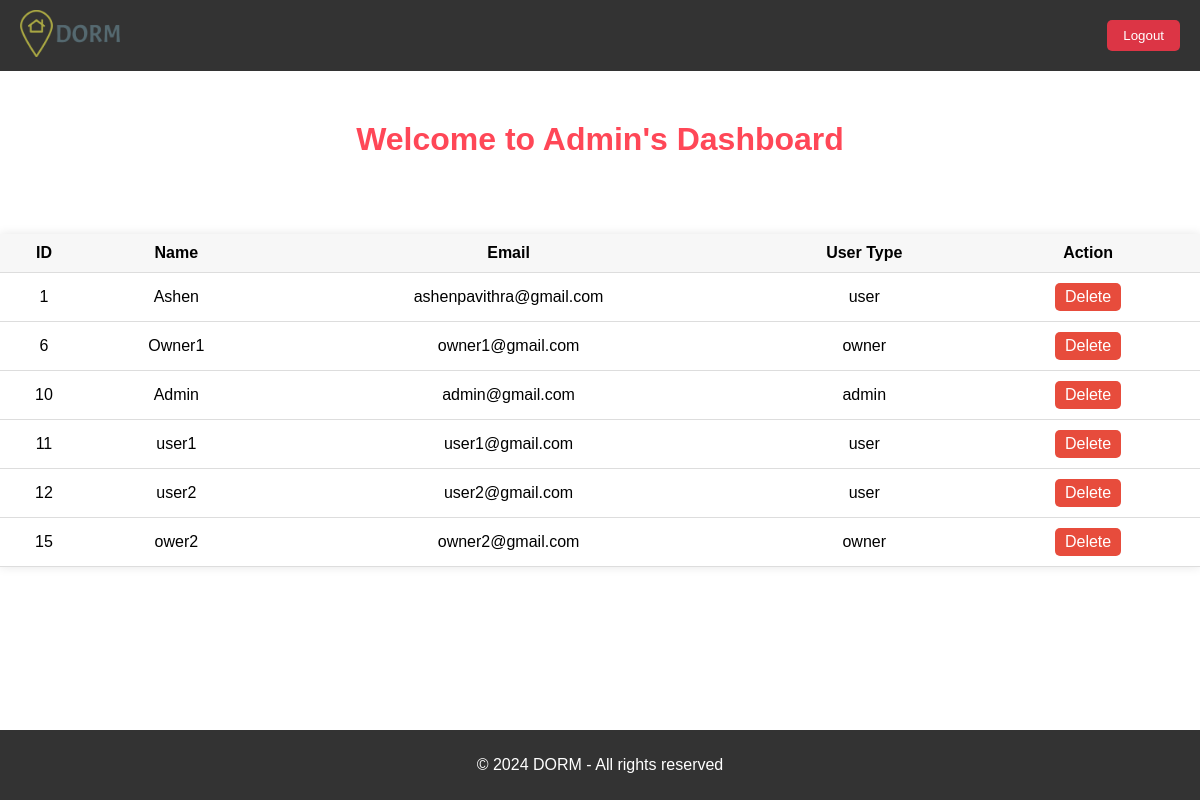
/adminpage.php (signed in), run on the app's committed database.
### tables this page shows
CREATE TABLE `user_form` (
  `id` int(100) NOT NULL,
  `name` varchar(100) NOT NULL,
  `email` varchar(100) NOT NULL,
  `password` varchar(100) NOT NULL,
  `user_type` varchar(100) NOT NULL
);

### adminpage.php (the view, shortened to what this page needs)
<?php
    @include 'config.php';
?>
<!DOCTYPE html>
<html lang="en">
<head>
    <link rel="stylesheet" href="owner.css">
</head>
<body>
    <header>
        <nav>
            <div class="container-header">
                <div class="logo">
                    <a href="adminpage.php">
                    <img src="logo2.png"></a>
                </div>
                <div class="navbar">
                        <form action="logout.php" method="post">
                        <button type="submit" class="logout-btn">Logout</button>
                    </form>
                    </div>
                </div>
        </nav>
    </header>
    <main>
        <h1>Welcome to Admin's Dashboard</h1>
        <br>
        <br><br>
        <table>
            <tr>
                <th>ID</th>
                <th>Name</th>
                <th>Email</th>
                <th>User Type</th>
                <th>Action</th>
            </tr>
            <?php
            $sql = "SELECT * FROM user_form";
            $res = mysqli_query($conn, $sql);
            $count=mysqli_num_rows($res);
            if($count>0){
                while($row = mysqli_fetch_assoc($res)){
                    $id = $row['id'];
                    $name= $row['name'];
                    $email = $row['email'];
                    $user_type = $row['user_type'];
                    ?>
                     <tr>
                        <td><?php echo $id; ?></td>
                        <td><?php echo $name; ?></td>
                        <td><?php echo $email; ?></td>
                        <td><?php echo $user_type; ?></td>
                        <td>
                            <a href="deleteuser.php?id=<?php echo $id; ?>" class="btn-delete">Delete</a>
                        </td>
                    </tr>
                    <?php
                }
            }else{
                ?>
                <tr>
                    <td colspan="9"><div class="error">No User Added</div></td>
                </tr>
                <?php
            }
        ?>
    </table>
    </main>
    <footer>
        <p>&copy; 2024 DORM - All rights reserved</p>
    </footer>
</body>
</html>

### dorm/owner.css (style rules this page uses)
body { font-family: Arial, sans-serif; margin: 0; padding: 0; }
header { background-color: #333; color: #fff; padding: 10px 0; }
.container-header { display: flex; justify-content: space-between; align-items: center; max-width: 1200px; margin: 0 auto; padding: 0 20px; }
.logo img { width: 100px; height: auto; }
.navbar { display: flex; align-items: center; }
.logout-btn { padding: 8px 16px; background-color: #dc3545; color: #fff; border: none; border-radius: 5px; cursor: pointer; transition: background-color 0.3s ease; }
main { text-align: center; margin-bottom: 110px; }
main h1 { margin-top: 50px; color:#ff4757; }
footer { background-color: #333; color: #fff; text-align: center; padding: 10px 0; position: fixed; bottom: 0; width: 100%; }

### adminpage.php (style rules this page uses)
table { width: 100%; border-collapse: collapse; background-color: #fff; box-shadow: 0 0 10px rgba(0, 0, 0, 0.1); }
table th, table td { padding: 10px; border-bottom: 1px solid #ddd; }
table th { background-color: #f7f7f7; }
.btn-edit, .btn-delete { display: inline-block; padding: 5px 10px; margin: 0 5px; background-color: #3498db; color: #fff; text-decoration: none; border-radius: 5px; }
.btn-delete { background-color: #e74c3c; }

### data on the page
user_form: id "1", name "Ashen", email "ashenpavithra@gmail.com", user_type "user"
user_form: id "6", name "Owner1", email "owner1@gmail.com", user_type "owner"
user_form: id "10", name "Admin", email "admin@gmail.com", user_type "admin"
user_form: id "11", name "user1", email "user1@gmail.com", user_type "user"
user_form: id "12", name "user2", email "user2@gmail.com", user_type "user"
user_form: id "15", name "ower2", email "owner2@gmail.com", user_type "owner"
